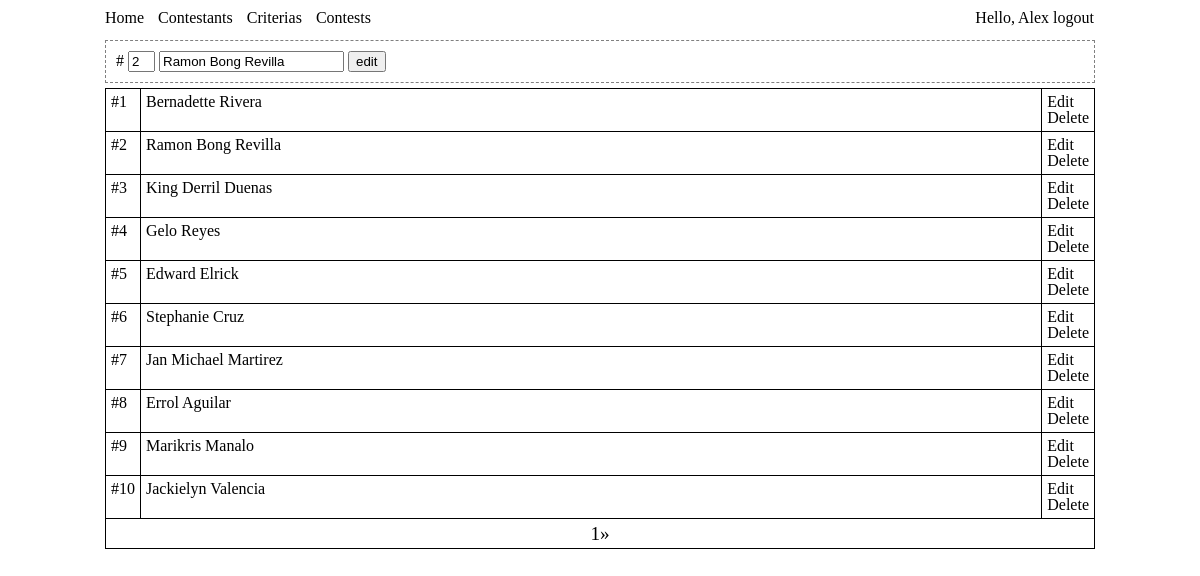
Page /manager/contestant.php?do=edit&id=2 (signed in) on the committed database.
### tables this page shows
CREATE TABLE IF NOT EXISTS `contestants` (
  `id` int(100) NOT NULL AUTO_INCREMENT,
  `number` int(100) NOT NULL,
  `name` varchar(100) NOT NULL,
  PRIMARY KEY (`id`),
  UNIQUE KEY `name` (`name`)
);

### manager/contestant_.php (called while the page is built, shortened)
<?php
$id_value = '';
$name_value = 'Contestant Name';
$num_value = '';
$do_value = 'add';
$input_class = 'blur_input';
$pagi = new Page(null,'contestants',5);
if(isset($_POST['do']) || isset($_GET['do'])){
	if(get('do') == 'edit'){
		$s = $db->select('contestants',"where id='".get('id')."'");
		$s = $db->result_array(null,$s);
		$id_value = $s[0]['id'];
		$name_value = $s[0]['name'];
		$num_value = $s[0]['number'];
		$do_value = 'edit';
		$input_class = 'focus_input';
	}
}
$contestant = new form('contestant','post');
$form['start'] = $contestant->start();
$form['num'] = $contestant->cid(null,'short')->text('num',post('num',$num_value));
$form['name'] = $contestant->cid(null,"$input_class")->text('name', post('name',$name_value));
$form['id'] = $contestant->hidden('id', post('blah',$id_value));
$form['go'] = $contestant->submit('do',post('blah',$do_value));
$form['stop'] = $contestant->stop();
?>

### crowd/mysql.php (called while the page is built, shortened)
<?php
class MySQL {
private $conn;
public $resource;
function __construct($database,$pass='',$user='root',$server='localhost'){
	$this->conn = @mysql_connect($server,$user,$pass)or die('No Database Connection');
	return @mysql_select_db($database,$this->conn)or die('No Database');
}
function query($string){
	$this->resource = mysql_query($string,$this->conn);
	return $this->resource;
}
function select($table, $condition=null, $columns='*'){
	$query = "SELECT {$columns} FROM {$table} {$condition}";
	return $this->query($query);
}
function result_array($ident = null, $resource = null){
	$record = 0;
	$records = array();
	$r = empty($resource) ? $this->resource : $resource;
	while($result = @mysql_fetch_assoc($r)){
		empty($ident) ? $records[$record++] = $result : $records[$result[$ident]] = $result;
	}
	return $records;
}
}
?>

### manager/header.php (called while the page is built, shortened)
<?php
include '../crowd/mysql.php';
include '../crowd/form.php';
include '../crowd/page.php';
$db = new mysql('scoring_db','boom')or die();
$form = array();
?>

### manager/contestant.php (the view, shortened to what this page needs)
<?php
include 'header.php';
include 'contestant_.php';
?>
<!DOCTYPE html PUBLIC "-//W3C//DTD HTML 3.2//EN">
<html>
  <head>
  </head>
  <body>
  <div id='wrap'>
  <div id='menu'><?php include 'includes/menu.php'; ?></div>
	<div id='form'>
<?php
echo <<<FORM
$form[start]
# $form[num]
$form[id]
$form[name]
$form[go]
$form[stop]
FORM;
?>
	</div>
	<div id='list'>
	<table>
	<tbody>
<?php
	while($i = mysql_fetch_assoc($pagi->get['resource'])){
echo <<<FORM
<tr>
<td>#$i[number]</td>
<td class='spread'>$i[name]</td>
<td>
<a href='?do=edit&id=$i[id]'>Edit</a>
<a href='?do=delete&id=$i[id]'>Delete</a>
</td></tr>
FORM;
	}
?>
<?php
	echo "<tfoot><td colspan='3'>". $pagi->prev_btn() ."". $pagi->curr_btn() ."". $pagi->next_btn() ."</td></tfoot>";
?>
	</tbody>
	</table>
	</div>
	</div>
  </body>
</html>

### crowd/form.php (shortened to what this page needs)
<?php
class Form {
public $attrib = array();
public $classid;
function __construct($name, $method="get", $action=null, $enctype="application/x-www-form-urlencoded"){
	$this->attrib['start'] = "<form name='{$name}' method='{$method}' action='{$action}' enctype='{$enctype}' ";
}
function cid($id = null, $class = null){
	if(!empty($class)){
		$this->classid .= "class='{$class}'";
	}
	return $this;
}
function start(){
	$this->attrib['start'] .= "{$this->classid}>\r\n";
	$this->classid = null;
	return $this->attrib['start'];
}
function stop(){
	return "</form>\r\n";
}
function text($name,$value=null){
	$this->attrib['input'][$name]['name'] = $name;
	$this->attrib['input'][$name]['value'] = $value;
	$this->attrib['input'][$name]['attrib'] = "<input type='text' name='{$name}' value='{$value}' {$this->classid}/>";
	$this->classid = null;
	return $this->attrib['input'][$name]['attrib'];
}
function hidden($name,$value=null){
	$this->attrib['input'][$name]['name'] = $name;
	$this->attrib['input'][$name]['value'] = $value;
	$this->attrib['input'][$name]['attrib'] = "<input type='hidden' name='{$name}' value='{$value}' {$this->classid}/>\r\n";
	$this->classid = null;
	return $this->attrib['input'][$name]['attrib'];
}
function submit($name,$value='submit'){
	$this->attrib['input'][$name]['name'] = $name;
	$this->attrib['input'][$name]['value'] = $value;
	$this->attrib['input'][$name]['attrib'] = "<input type='submit' name='{$name}' value='{$value}' {$this->classid}/>\r\n";
	$this->classid = null;
	return $this->attrib['input'][$name]['attrib'];
}
}
function get($name, $value=null){
	if(isset($_GET[$name])){
		return $_GET[$name];
	}
	return $value;
}
function post($name, $value=null){
	return $value;
}
?>

### manager/assets/global.css (style rules this page uses)
#wrap { width: 990px; margin: auto; }
.short { width: 27px; }
.focus_input { color: black; font-style: normal; }
#menu { margin-top: 10px; }
table { margin: 5px 0px; }
table td { padding: 5px; border: solid 1px black; }
table tfoot { text-align: center; font-size: 1.2em; }
#form { padding: 10px; margin: 5px 0px; border: dashed 1px gray; }
a { color: inherit; text-decoration: none; }
.spread { width: 100%; }

### rows in the picture
contestants: num "2", name "Ramon Bong Revilla", number "2"
contestants: number "1", name "Bernadette Rivera"
contestants: number "3", name "King Derril Duenas"
contestants: number "4", name "Gelo Reyes"
contestants: number "5", name "Edward Elrick"
contestants: number "6", name "Stephanie Cruz"
contestants: number "7", name "Jan Michael Martirez"
contestants: number "8", name "Errol Aguilar"
contestants: number "9", name "Marikris Manalo"
contestants: number "10", name "Jackielyn Valencia"

### other values in the picture
$_SESSION['user'] "Alex"
$this->get['curr']+1 "1"
$label "»"
